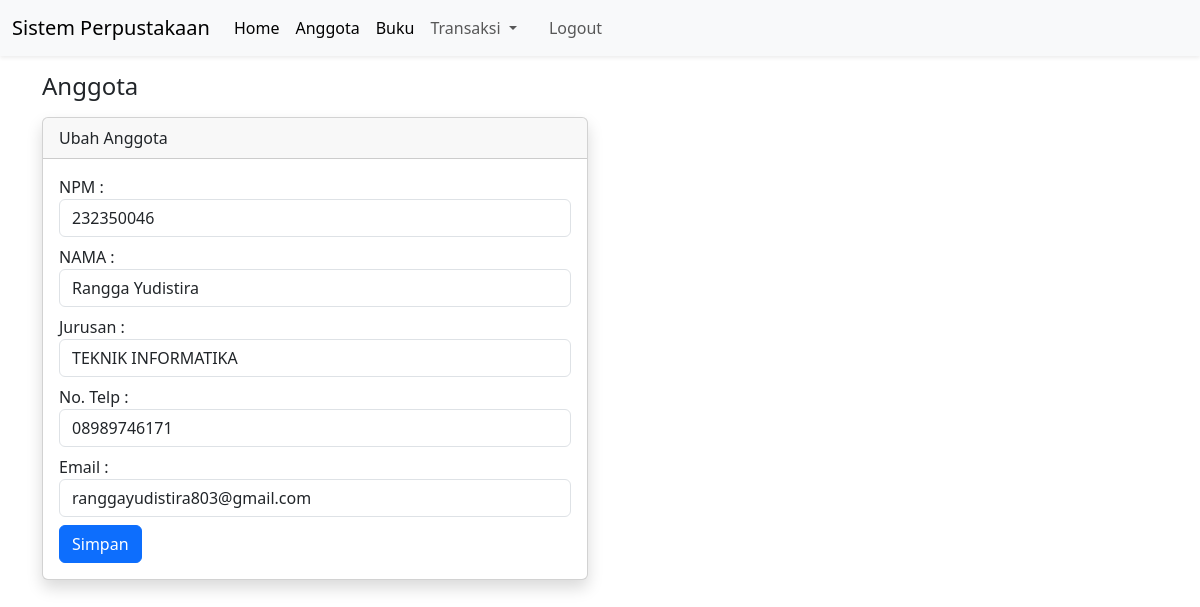
The page /index.php?modul=anggota&proses=ubah&npm=232350046 (signed in) on the database its author committed.
### tables this page shows
CREATE TABLE `tbl_anggota` (
  `npm` varchar(255) NOT NULL,
  `nama` varchar(255) DEFAULT NULL,
  `jurusan` varchar(255) DEFAULT NULL,
  `no_telp` varchar(255) DEFAULT NULL,
  `email` varchar(255) DEFAULT NULL
);

### controller/anggota.php (called while the page is built, shortened)
<?php
include("./model/modelanggota.php");
function ubah() {
    $npm = $_GET['npm'];
    $data_anggota = read_single($npm);
    include("./view/anggota/ubah_anggota.php");
}
?>

### model/modelanggota.php (called while the page is built, shortened)
<?php
function read_single($npm){
    $koneksi = open_koneksi();
    $query = mysqli_query($koneksi, "select * from tbl_anggota where npm='$npm'");
    $data = mysqli_fetch_array($query);
    return $data;
}
?>

### view/anggota/ubah_anggota.php (the view, shortened to what this page needs)
<?php include('./view/layout/header.php'); ?>
<div class="row">
    <div class="col-lg-6">
        <h4 class="mb-3">Anggota</h4>
        <div class="card shadow">
            <div class="card-header">
                Ubah Anggota
            </div>
            <div class="card-body">
                <form name="f1" action="index.php?modul=anggota&proses=proses_ubah" method="post">
                    <div class="form-group mb-2">
                        <label>NPM :</label>
                        <input type="text" name="npm" class="form-control" required value="<?=$data_anggota['npm']?>">
                    </div>
                    <div class="form-group mb-2">
                        <label>NAMA :</label>
                        <input type="text" name="nama" class="form-control" required value="<?=$data_anggota['nama']?>">
                    </div>
                    <div class="form-group mb-2">
                        <label>Jurusan :</label>
                        <input type="text" name="jurusan" class="form-control" required value="<?=$data_anggota['jurusan']?>">
                    </div>
                    <div class="form-group mb-2">
                        <label>No. Telp :</label>
                        <input type="text" name="no_telp" class="form-control" required value="<?=$data_anggota['no_telp']?>">
                    </div>
                    <div class="form-group mb-2">
                        <label>Email :</label>
                        <input type="text" name="email" class="form-control" required value="<?=$data_anggota['email']?>">
                    </div>
                    <input type="submit" value="Simpan" class="btn btn-primary">
                </form>
            </div>
        </div>
    </div>
</div>
<?php include('./view/layout/footer.php'); ?>

### rows shown on the page
tbl_anggota: npm "232350046", nama "Rangga Yudistira", jurusan "TEKNIK INFORMATIKA", no_telp "08989746171", email "ranggayudistira803@gmail.com"
